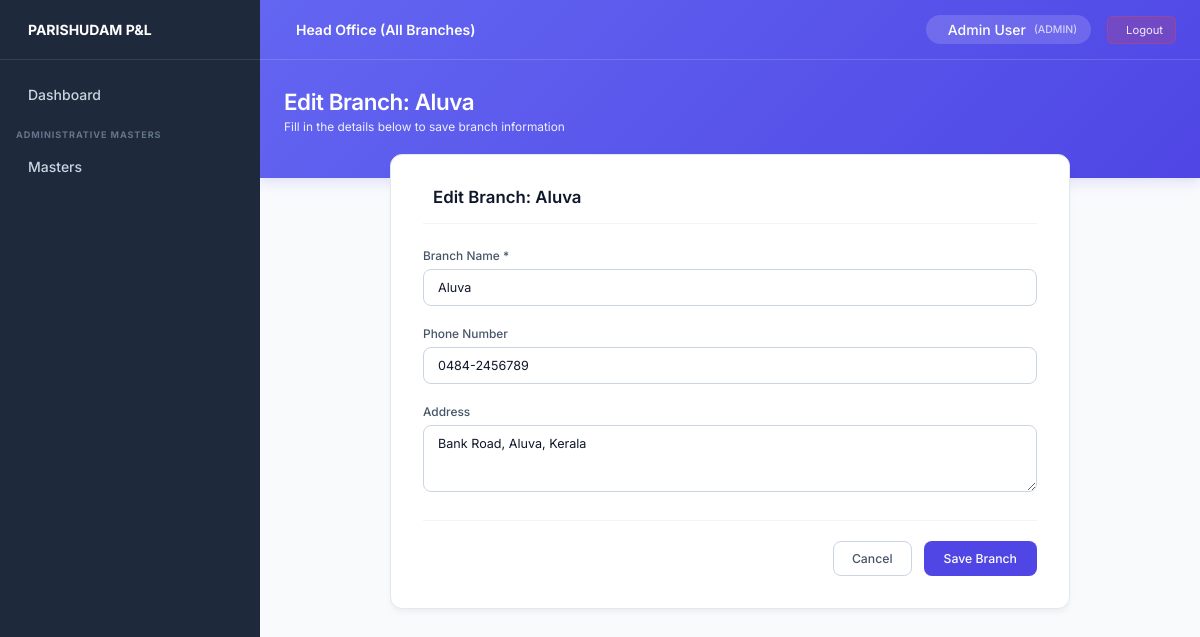
Page /branches/2/edit/ (signed in) on the committed database.
### core/models.py (models this page shows, shortened)
class StaffProfile(models.Model):
    ROLE_CHOICES = (
        ('ADMIN', 'Admin'),
        ('STAFF', 'Staff'),
    )
    STATUS_CHOICES = (
        ('active', 'Active'),
        ('inactive', 'Inactive'),
    )
    user = models.OneToOneField(User, on_delete=models.CASCADE, related_name='profile')
    role = models.CharField(max_length=20, choices=ROLE_CHOICES, default='STAFF')
    branch = models.ForeignKey(Branch, on_delete=models.SET_NULL, null=True, blank=True, related_name='staff_members')
    phone = models.CharField(max_length=20, blank=True)
    status = models.CharField(max_length=10, choices=STATUS_CHOICES, default='active')
    created_at = models.DateTimeField(auto_now_add=True)
    updated_at = models.DateTimeField(auto_now=True)
    @property
    def is_admin(self):
        return self.role == 'ADMIN' or self.user.is_superuser

class Branch(models.Model):
    STATUS_CHOICES = (
        ('active', 'Active'),
        ('inactive', 'Inactive'),
    )
    branch_code = models.CharField(max_length=20, blank=True, null=True)
    name = models.CharField(max_length=100)
    address = models.TextField(blank=True)
    phone = models.CharField(max_length=20, blank=True)
    status = models.CharField(max_length=10, choices=STATUS_CHOICES, default='active')
    created_at = models.DateTimeField(auto_now_add=True)
    updated_at = models.DateTimeField(auto_now=True)
    class Meta:
        verbose_name_plural = "Branches"
        ordering = ['name']

### core/views.py (the view, shortened to what this page needs)
# urls.py: path('branches/<int:pk>/edit/', branch_edit_view, name='branch_edit'),
@login_required
def branch_edit_view(request, pk):
    if not request.user.profile.is_admin:
        messages.error(request, "Permission denied.")
        return redirect('dashboard')
    branch = get_object_or_404(Branch, pk=pk)
    return render(request, 'branches/branch_form.html', {'branch': branch, 'title': f'Edit Branch: {branch.name}'})

### templates/branches/branch_form.html (shortened to what this page needs)
{% extends 'base.html' %}
{% block page_title %}{{ title }}{% endblock %}
{% block page_subtitle %}Fill in the details below to save branch information{% endblock %}
{% block content %}
<div class="premium-form-container">
    <div class="premium-form-title">
         {{ title }}
    </div>
    <form method="POST">
        <div class="form-group">
            <label>Branch Name *</label>
            <input type="text" name="name" value="{{ branch.name|default:'' }}" placeholder="e.g. Kochi Branch" required>
        </div>
        <div class="form-group">
            <label>Phone Number</label>
            <input type="text" name="phone" value="{{ branch.phone|default:'' }}" placeholder="e.g. 0484-2345678">
        </div>
        <div class="form-group">
            <label>Address</label>
            <textarea name="address" rows="3" placeholder="Enter branch full address">{{ branch.address|default:'' }}</textarea>
        </div>
        <div class="form-actions">
            <a href="{% url 'branch_list' %}" class="btn-secondary">Cancel</a>
            <button type="submit" class="btn-primary">Save Branch</button>
        </div>
    </form>
</div>
{% endblock %}

### templates/base.html (shortened to what this page needs)
<!DOCTYPE html>
<html lang="en">
<head>
</head>
<body>
    <aside class="sidebar">
        <div class="sidebar-header">
            <span>PARISHUDAM P&L</span>
        </div>
        <div class="sidebar-content">
            <a href="{% url 'dashboard' %}" class="nav-item {% if request.resolver_match.url_name == 'dashboard' %}active{% endif %}">
                <div class="nav-item-left">
                    Dashboard
                </div>
            </a>
            {% if request.user.profile.is_admin %}
            <div class="nav-section-title">ADMINISTRATIVE MASTERS</div>
            <div class="nav-item dropdown-toggle">
                <div class="nav-item-left">
                    Masters
                </div>
            </div>
            {% endif %}
        </div>
    </aside>
    <div class="main-wrapper">
        <div class="top-banner">
            <div class="top-navbar">
                <div class="navbar-left">
                    <span>{% if request.user.profile.branch %}{{ request.user.profile.branch.name }} Branch{% else %}Head Office (All Branches){% endif %}</span>
                </div>
                <div class="navbar-right">
                    <div class="user-chip">
                        <span>{{ request.user.get_full_name|default:request.user.username }}</span>
                        <span style="opacity: 0.7; font-size: 0.75rem;">({{ request.user.profile.role }})</span>
                    </div>
                    <a href="{% url 'logout' %}" class="logout-btn">
                         Logout
                    </a>
                </div>
            </div>
            <div class="banner-header">
                <div>
                    <h1 class="banner-title">{% block page_title %}Dashboard{% endblock %}</h1>
                    <p class="banner-subtitle">{% block page_subtitle %}Parishudam Coconut Oil Profit & Loss Management{% endblock %}</p>
                </div>
            </div>
        </div>
        <main class="content-area">
            {% block content %}{% endblock %}
        </main>
    </div>
</body>
</html>

### templates/base.html (style rules this page uses)
:root { --bg-sidebar: #1e293b; --bg-body: #f8fafc; --bg-banner: linear-gradient(135deg, #6366f1 0%, #4f46e5 100%); --text-sidebar: #cbd5e1; --text-sidebar-hover: #ffffff; --sidebar-border: #334155; --badge-bg: #d97706; --badge-text: #ffffff; --sidebar-width: 260px; }
* { margin: 0; padding: 0; box-sizing: border-box; font-family: 'Inter', sans-serif; font-size: 14px; }
body { background-color: var(--bg-body); color: #1e293b; display: flex; min-height: 100vh; overflow-x: hidden; }
.sidebar { width: var(--sidebar-width); background-color: var(--bg-sidebar); display: flex; flex-direction: column; position: fixed; height: 100vh; overflow-y: auto; z-index: 100; }
.sidebar-header { padding: 16px; font-size: 1.1rem; font-weight: 700; display: flex; align-items: center; gap: 12px; color: white; border-bottom: 1px solid var(--sidebar-border); height: 60px; }
.sidebar-content { padding: 16px 0; }
.nav-section-title { color: #64748b; font-size: 0.65rem; text-transform: uppercase; letter-spacing: 0.1em; font-weight: 700; margin: 16px 16px 8px 16px; }
.nav-item { display: flex; align-items: center; justify-content: space-between; padding: 10px 16px; color: var(--text-sidebar); text-decoration: none; font-size: 0.85rem; font-weight: 500; cursor: pointer; transition: color 0.2s, background-color 0.2s; }
.nav-item-left { display: flex; align-items: center; gap: 12px; }
.main-wrapper { flex: 1; margin-left: var(--sidebar-width); display: flex; flex-direction: column; min-height: 100vh; }
.top-banner { background: var(--bg-banner); color: white; display: flex; flex-direction: column; box-shadow: 0 4px 12px rgba(79, 70, 229, 0.15); }
.top-navbar { height: 60px; display: flex; align-items: center; justify-content: space-between; padding: 0 24px; border-bottom: 1px solid rgba(255, 255, 255, 0.15); }
.navbar-left { display: flex; align-items: center; gap: 12px; font-size: 1.05rem; font-weight: 600; }
.navbar-right { display: flex; align-items: center; gap: 16px; }
.navbar-right .user-chip { display: flex; align-items: center; gap: 8px; background: rgba(255,255,255,0.15); padding: 6px 14px; border-radius: 20px; font-size: 0.85rem; font-weight: 500; }
.navbar-right a.logout-btn { color: rgba(255,255,255,0.9); text-decoration: none; padding: 6px 12px; border-radius: 6px; background: rgba(239, 68, 68, 0.2); border: 1px solid rgba(239, 68, 68, 0.3); font-size: 0.8rem; display: flex; align-items: center; gap: 6px; transition: all 0.2s; }
.banner-header { padding: 28px 24px 44px 24px; display: flex; justify-content: space-between; align-items: center; }
.banner-title { font-size: 1.6rem; font-weight: 600; letter-spacing: -0.02em; }
.banner-subtitle { font-size: 0.85rem; opacity: 0.9; margin-top: 4px; }
.content-area { padding: 0 24px 24px 24px; margin-top: -24px; flex: 1; }
.btn-primary { background: #4f46e5; color: white; padding: 9px 20px; border: none; border-radius: 8px; font-size: 0.875rem; font-weight: 500; cursor: pointer; transition: all 0.2s; display: inline-flex; align-items: center; gap: 8px; text-decoration: none; }
.btn-secondary { background: white; color: #475569; padding: 9px 18px; border-radius: 8px; text-decoration: none; font-weight: 500; font-size: 0.875rem; border: 1px solid #cbd5e1; transition: all 0.2s; display: inline-flex; align-items: center; gap: 6px; }
.premium-form-container { max-width: 680px; background: white; padding: 32px; border-radius: 12px; border: 1px solid #e2e8f0; box-shadow: 0 4px 6px -1px rgba(0, 0, 0, 0.05); margin: 0 auto 24px auto; }
.premium-form-title { font-size: 1.2rem; font-weight: 600; color: #0f172a; margin-bottom: 24px; padding-bottom: 16px; border-bottom: 1px solid #f1f5f9; display: flex; align-items: center; gap: 10px; }
.form-group { margin-bottom: 20px; display: flex; flex-direction: column; gap: 6px; }
.form-group label { font-weight: 500; font-size: 0.85rem; color: #475569; }
.form-group input[type="text"], .form-group input[type="email"], .form-group input[type="password"], .form-group input[type="number"], .form-group input[type="date"], .form-group select, .form-group textarea { width: 100%; padding: 10px 14px; border: 1px solid #cbd5e1; border-radius: 8px; font-size: 0.9rem; color: #0f172a; transition: all 0.2s; outline: none; }
.form-actions { display: flex; justify-content: flex-end; gap: 12px; margin-top: 28px; padding-top: 20px; border-top: 1px solid #f1f5f9; }

### rows in the picture
Branch: name "Aluva", phone "0484-2456789", address "Bank Road, Aluva, Kerala"

### other values in the picture
{{ request.user.get_full_name|default:request.user.username }} "Admin User"
{{ request.user.profile.role }} "ADMIN"
{{ title }} "Edit Branch: Aluva"
